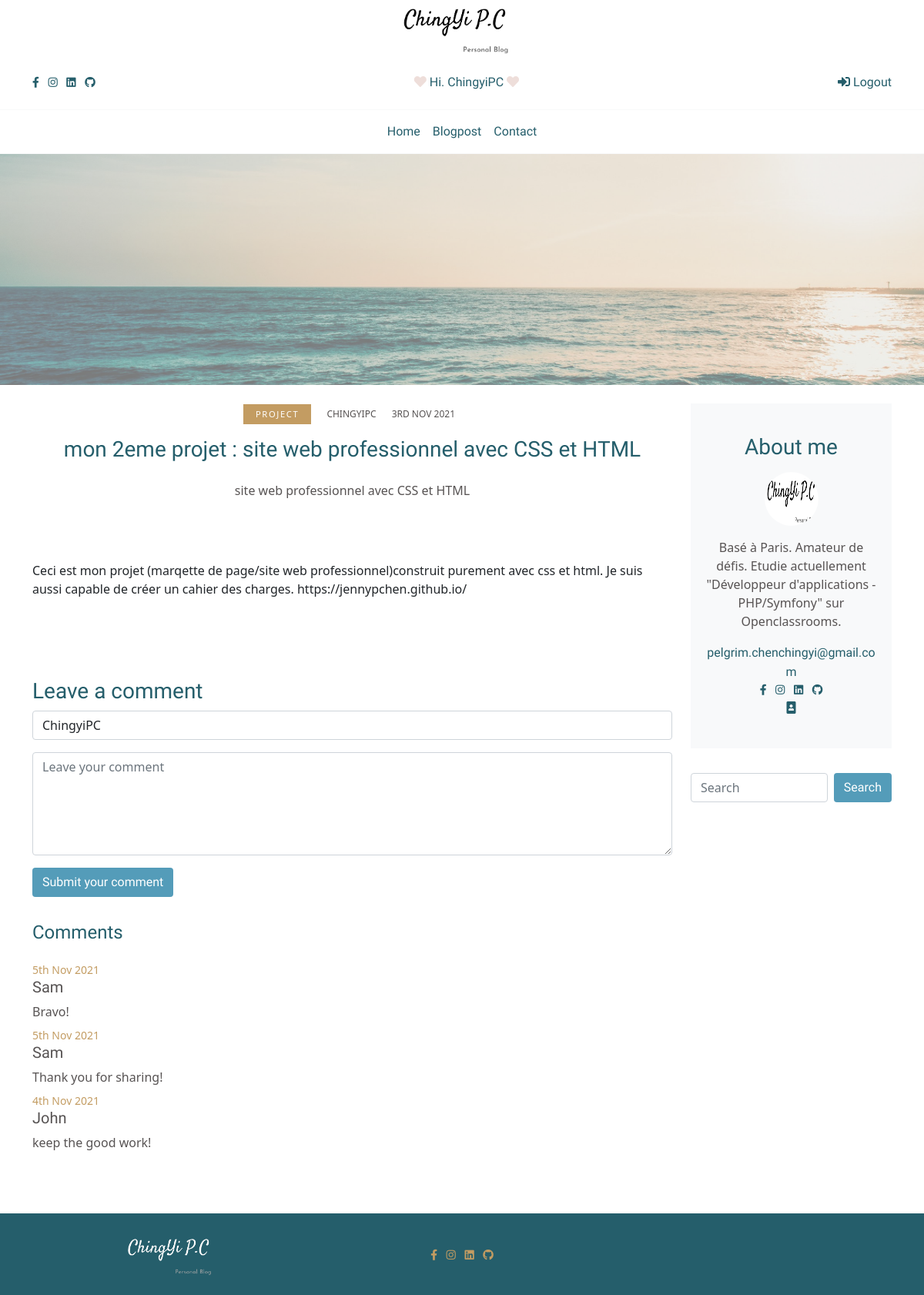
Screenshot of /project5PhpBlog/index.php?action=post&id=50 (signed in) with the database file from the repository.
### tables this page shows
CREATE TABLE `post` (
  `id` int(11) NOT NULL,
  `title` varchar(200) NOT NULL,
  `chapo` longtext NOT NULL,
  `content` longtext NOT NULL,
  `image` varchar(255) DEFAULT NULL,
  `date_create` datetime NOT NULL,
  `date_update` datetime NOT NULL DEFAULT CURRENT_TIMESTAMP,
  `user_id` int(11) NOT NULL,
  `category` varchar(45) NOT NULL
);

CREATE TABLE `user` (
  `id` int(11) NOT NULL,
  `first_name` varchar(45) NOT NULL,
  `last_name` varchar(60) NOT NULL,
  `user_name` varchar(60) NOT NULL,
  `email` varchar(100) NOT NULL,
  `password` varchar(255) NOT NULL,
  `date_create` datetime NOT NULL,
  `user_type_id` int(11) DEFAULT '2',
  `reset_token` varchar(255) DEFAULT NULL
);

CREATE TABLE `comment` (
  `id` int(11) NOT NULL,
  `author` varchar(45) NOT NULL,
  `comment` varchar(250) NOT NULL,
  `valid` tinyint(1) DEFAULT NULL,
  `date_create` datetime NOT NULL,
  `post_id` int(11) NOT NULL,
  `user_id` int(11) NOT NULL
);

### project5PhpBlog/src/controllers/FrontendControllers.php (called while the page is built, shortened)
<?php
class FrontendControllers
{
    public function listAPost()
    {
        $postManager = new PostManager();
        $commentManager = new CommentManager();
        $post = $postManager->getPost(filter_var($_GET['id'],FILTER_SANITIZE_STRING));
        $comments = $commentManager->getComments(filter_var($_GET['id'],FILTER_SANITIZE_STRING));
        require('src/views/frontend/singlepost.php');
    }
}

### project5PhpBlog/src/models/postManager.php (called while the page is built, shortened)
<?php
class PostManager extends DatabaseManager
{
    function getPost($postId)
    {
        $db = $this->dbConnect();
        $statement = $db->prepare('SELECT post.id, image,title, category, chapo, USER.user_name, content,  DATE_FORMAT(post.date_create, "%D %b %Y") AS creation_date
    FROM `post` JOIN USER WHERE USER.id = `post`.`user_id` AND post.id=?');
        $statement->execute(array($postId));
        $values = $statement->fetch(PDO::FETCH_ASSOC);
        $post = new Posts($values);
        return $post;
    }
}

### project5PhpBlog/src/models/Blogs.php (called while the page is built, shortened)
<?php
class Blogs
{
    public function hydrate(array $values)
    {
        foreach ($values as $key => $value) {
            $pieces = explode('_', $key);
            if (strpos($key, '_') !== false) {
                $method = 'set';
                foreach ($pieces as $piece) {
                    $method = $method . ucfirst($piece);
                }
            } else {
                $method = 'set' . ucfirst($key);
            }
        }
    }
}

### project5PhpBlog/src/models/Posts.php (called while the page is built, shortened)
<?php
class Posts extends Blogs
{
    private $id;
    private $title;
    private $category;
    private $chapo;
    private $user_name;
    private $content;
    private $creation_date;
    public function setId($id)
    {
        $id = (int) $id;
        if ($id > 0) {
            $this->id = $id;
        }
    }
    public function getId()
    {
        return $this->id;
    }
    public function setTitle($title)
    {
        if (is_string($title)) {
            $this->title = $title;
        }
    }
    public function getTitle()
    {
        return $this->title;
    }
    public function setCategory($category)
    {
        if (is_string($category)) {
            $this->category = $category;
        }
    }
    public function getCategory()
    {
        return $this->category;
    }
    public function setChapo($chapo)
    {
        if (is_string($chapo)) {
            $this->chapo = $chapo;
        }
    }
    public function getChapo()
    {
        return $this->chapo;
    }
    public function setUserName($user_name)
    {
        if (is_string($user_name)) {
            $this->user_name = $user_name;
        }
    }
    public function getUserName()
    {
        return $this->user_name;
    }
    public function setContent($content)
    {
        if (is_string($content)) {
            $this->content = $content;
        }
    }
    public function getContent()
    {
        return $this->content;
    }
    public function setCreationDate($creation_date)
    {
        $this->creation_date = $creation_date;
    }
    public function getCreationDate()
    {
        return $this->creation_date;
    }
}

### project5PhpBlog/src/Models/Session.php (called while the page is built, shortened)
<?php
class Session
{
    public static function get($key)
    {
        return (isset($_SESSION[$key])) ? $_SESSION[$key] : "";
    }
}

### project5PhpBlog/src/models/commentManager.php (called while the page is built, shortened)
<?php
class CommentManager extends DatabaseManager
{
    public function getComments($postId)
    {
        $comments = [];
        $db = $this->dbConnect();
        $statement = $db->PREPARE('SELECT`id`,`author`,`post_id`,`comment`,DATE_FORMAT(date_create, "%D %b %Y") AS comment_creation_date
    FROM COMMENT WHERE `post_id`=? AND `valid`=true ORDER BY comment_creation_date DESC');
        $statement->execute(array($postId));
        while ($values = $statement->fetch(PDO::FETCH_ASSOC)) {
            $comments[] = new Comments($values);
        }
        return $comments;
    }
}

### project5PhpBlog/src/models/Comments.php (called while the page is built, shortened)
<?php
class Comments extends Blogs
{
    private $author;
    private $comment;
    private $comment_creation_date;
    public function setId($id)
    {
        $id = (int) $id;
    }
    public function setAuthor($author)
    {
        if (is_string($author)) {
            $this->author = $author;
        }
    }
    public function getAuthor()
    {
        return $this->author;
    }
    public function setComment($comment)
    {
        if (is_string($comment)) {
            $this->comment = $comment;
        }
    }
    public function getComment()
    {
        return $this->comment;
    }
    public function setCommentCreationDate($comment_creation_date)
    {
        $this->comment_creation_date = $comment_creation_date;
    }
    public function getCommentCreateDate()
    {
        return $this->comment_creation_date;
    }
    public function setPostId($post_id)
    {
        $post_id = (int) $post_id;
    }
}

### project5PhpBlog/src/views/frontend/singlepost.php (the view, shortened to what this page needs)
<div class="pb-4 "><img class="img-fluid" src="public/img/sea.png" alt="banner" /></div>
<section class="pb-5">
    <div class="container pb-4">
        <div class="row">
            <div class="col-lg-9 mb-5 mb-lg-0 mx-auto">
                <div class="row mb-5">
                    <div class="col-lg-12 text-center">
                        <ul class="list-inline">
                            <li class="list-inline-item mr-2 category font-weight-normal"> <?= filter_var($post->getCategory(), FILTER_SANITIZE_STRING); ?> </li>
                            <li class="list-inline-item mx-2 text-uppercase meta font-weight-normal"><?= filter_var($post->getUserName(), FILTER_SANITIZE_STRING); ?></li>
                            <li class="list-inline-item mx-2 text-uppercase meta font-weight-normal"><?= filter_var($post->getCreationDate(), FILTER_SANITIZE_STRING); ?></li>
                        </ul>
                    </div>
                    <div class="col-lg-12 text-center">
                        <h2 class="h3 mb-4"> <a class="d-block blogtitle" href=""><?= filter_var($post->getTitle(), FILTER_SANITIZE_STRING); ?></a></h2>
                        <p class="blogtext"><?= filter_var($post->getChapo(), FILTER_SANITIZE_STRING); ?></p>
                    </div>
                    <div class="col-lg-12 text-center"><a class="d-block post-trending mb-4" href=""><img class="img-fluid w-100" src="<?= filter_var($post->getImage(), FILTER_SANITIZE_STRING); ?>" alt="" /></a>
                    </div>
                    <div class="col-lg-12">
                        <p class="blogtext"><?= $post->getContent(); ?></p>
                    </div>
                </div>
                <?php if (!empty(Session::get('username'))) : ?>
                    <form method="post" action="index.php?action=leavecomment&amp;id=<?= filter_var($post->getId(), FILTER_SANITIZE_STRING); ?>">
                        <h3 class="cardtitle">Leave a comment</h3>
                        <div class="row mb-3">
                            <div class="col-lg-12 mb-3">
                                <input class="form-control" type="text" name="author" placeholder="Full Name e.g. Jason Doe" value="<?= filter_var(Session::get('username'), FILTER_SANITIZE_STRING); ?>" required>
                            </div>
                            <div class="col-lg-12 mb-3">
                                <textarea class="form-control" name="comment" rows="5" placeholder="Leave your comment" value="<?= filter_var($comment, FILTER_SANITIZE_STRING) ?>" required></textarea>
                            </div>
                            <div class="col-lg-12 mb-3">
                                <button class="btn button" type="submit">Submit your comment</button>
                            </div>
                        </div>
                    </form>
                <?php else : ?>
                    <p class="admin-title">Please login to leave a comment</p>
                <?php endif; ?>
                <h3 class="h4 mb-4 cardtitle">Comments</h3>
                <?php foreach ($comments as $comment) { ?>
                    <p class="small mb-0 date"><?= filter_var($comment->getCommentCreateDate(), FILTER_SANITIZE_STRING); ?></p>
                    <h5 class="name"><?= filter_var($comment->getAuthor(), FILTER_SANITIZE_STRING); ?></h5>
                    <p class="blogtext text-small mb-2"><?= filter_var($comment->getComment(), FILTER_SANITIZE_STRING); ?></p>
                <?php } ?>
            </div>
            <?php include_once 'src/views/frontend/_about.php'; ?>
        </div>
</section>
<?php require('src/views/frontend/_frontendLayout.php'); ?>

### project5PhpBlog/public/css/style.css (style rules this page uses)
section { overflow: hidden; position: relative; }
.cardtitle { font-family: "Satisfy", sans-serif; color: #255e6b; }
.category { padding: 0.3rem 1rem; text-decoration: none; color: #fff; background: #c39c62; text-transform: uppercase; letter-spacing: 0.1rem; font-size: 0.7rem; }
.meta { text-transform: uppercase; text-decoration: none; color: #575353; font-size: 0.75rem; }
.blogtitle { font-family: "Satisfy", sans-serif; text-decoration: none; color: #255e6b; }
.blogtext { color: #575353; }
.button { background-color: #549cb9; font-family: "Satisfy", sans-serif; color: white; }
form { color: #575353; }
.name { color: #575353; font-family: "Satisfy", sans-serif; }
.date { color: #c39c62; }

### rows the page displays
post: category "PROJECT", user.user_name "CHINGYIPC", title "mon 2eme projet : site web professionnel avec CSS et HTML", chapo "site web professionnel avec CSS et HTML", content "Ceci est mon projet (marqette de page/site web professionnel)construit purement avec css et html. Je suis aussi capable de créer un cahier des charges. https://jennypchen.github.io/"
comment: CommentCreateDate "5th Nov 2021", author "Sam", comment "Bravo!"
comment: CommentCreateDate "5th Nov 2021", author "Sam", comment "Thank you for sharing!"
comment: CommentCreateDate "4th Nov 2021", author "John", comment "keep the good work!"

### other values shown
filter_var(Session::get('username'), FILTER_SANITIZE_STRING) "ChingyiPC"
filter_var($post->getCreationDate(), FILTER_SANITIZE_STRING) "3RD NOV 2021"
